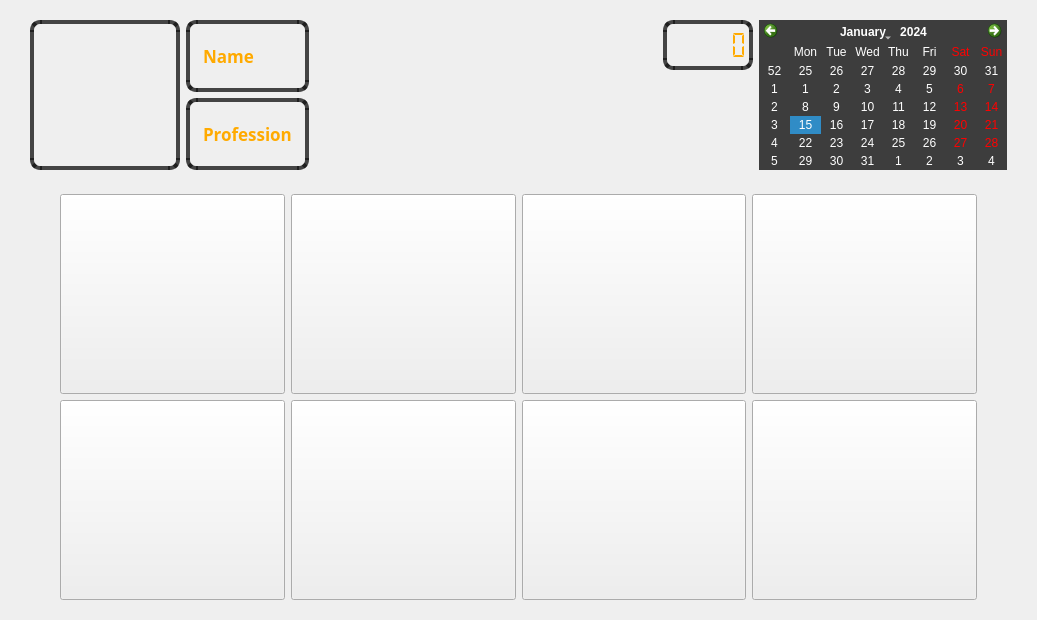
  <widget class="QWidget" name="centralwidget">
   <layout class="QVBoxLayout" name="verticalLayout_3">
    <item>
     <widget class="QWidget" name="Widget_tools" native="true">
      <property name="sizePolicy">
       <sizepolicy hsizetype="Preferred" vsizetype="Fixed">
        <horstretch>0</horstretch>
        <verstretch>0</verstretch>
       </sizepolicy>
      </property>
      <layout class="QHBoxLayout" name="horizontalLayout_2">
       <item>
        <layout class="QHBoxLayout" name="horizontalLayout">
         <item>
          <spacer name="horizontalSpacer">
           <property name="orientation">
            <enum>Qt::Horizontal</enum>
           </property>
           <property name="sizeType">
            <enum>QSizePolicy::Preferred</enum>
           </property>
           <property name="sizeHint" stdset="0">
            <size>
             <width>10</width>
             <height>120</height>
            </size>
           </property>
          </spacer>
         </item>
         <item>
          <widget class="QLabel" name="Label_photo">
           <property name="sizePolicy">
            <sizepolicy hsizetype="Fixed" vsizetype="Fixed">
             <horstretch>0</horstretch>
             <verstretch>0</verstretch>
            </sizepolicy>
           </property>
           <property name="minimumSize">
            <size>
             <width>150</width>
             <height>150</height>
            </size>
           </property>
           <property name="styleSheet">
            <string notr="true">border: 4px solid White;
border-radius : 10px;
padding :0 8px;
border-color: rgba(20, 20, 20, 200);</string>
           </property>
           <property name="text">
            <string/>
           </property>
          </widget>
         </item>
         <item>
          <layout class="QVBoxLayout" name="verticalLayout">
           <item>
            <widget class="QLabel" name="Label_Name">
             <property name="sizePolicy">
              <sizepolicy hsizetype="Preferred" vsizetype="Preferred">
               <horstretch>0</horstretch>
               <verstretch>0</verstretch>
              </sizepolicy>
             </property>
             <property name="font">
              <font>
               <family>Ubuntu Condensed</family>
               <pointsize>13</pointsize>
               <weight>75</weight>
               <italic>false</italic>
               <bold>true</bold>
              </font>
             </property>
             <property name="styleSheet">
              <string notr="true">
color: rgb(255, 170, 0);
border: 4px solid White;
border-radius : 10px;
padding :0 8px;
border-color: rgba(20, 20, 20, 200);</string>
             </property>
             <property name="text">
              <string>Name</string>
             </property>
            </widget>
           </item>
           <item>
            <widget class="QLabel" name="Label_Profession">
             <property name="sizePolicy">
              <sizepolicy hsizetype="Preferred" vsizetype="Preferred">
               <horstretch>0</horstretch>
               <verstretch>0</verstretch>
              </sizepolicy>
             </property>
             <property name="font">
              <font>
               <family>Ubuntu Condensed</family>
               <pointsize>13</pointsize>
               <weight>75</weight>
               <italic>false</italic>
               <bold>true</bold>
              </font>
             </property>
             <property name="styleSheet">
              <string notr="true">
color: rgb(255, 170, 0);
border: 4px solid White;
border-radius : 10px;
padding :0 8px;
border-color: rgba(20, 20, 20, 200);</string>
             </property>
             <property name="text">
              <string>Profession</string>
             </property>
            </widget>
           </item>
          </layout>
         </item>
         <item>
          <spacer name="horizontalSpacer_3">
           <property name="orientation">
            <enum>Qt::Horizontal</enum>
           </property>
           <property name="sizeType">
            <enum>QSizePolicy::Fixed</enum>
           </property>
           <property name="sizeHint" stdset="0">
            <size>
             <width>20</width>
             <height>20</height>
            </size>
           </property>
          </spacer>
         </item>
         <item>
          <layout class="QGridLayout" name="gridLayout">
           <property name="spacing">
            <number>10</number>
           </property>
           <item row="1" column="1">
            <widget class="QToolButton" name="tool_Account_managemnt">
             <property name="sizePolicy">
              <sizepolicy hsizetype="Preferred" vsizetype="Preferred">
               <horstretch>0</horstretch>
               <verstretch>0</verstretch>
              </sizepolicy>
             </property>
             <property name="minimumSize">
              <size>
               <width>48</width>
               <height>48</height>
              </size>
             </property>
             <property name="styleSheet">
              <string notr="true"/>
             </property>
             <property name="text">
              <string/>
             </property>
             <property name="icon">
              <iconset resource="../Ressources.qrc">
               <normaloff>:/Icones/Ressources/User.png</normaloff>:/Icones/Ressources/User.png</iconset>
             </property>
             <property name="iconSize">
              <size>
               <width>60</width>
               <height>60</height>
              </size>
             </property>
             <property name="autoRaise">
              <bool>true</bool>
             </property>
            </widget>
           </item>
           <item row="1" column="0">
            <widget class="QToolButton" name="tool_Lock">
             <property name="sizePolicy">
              <sizepolicy hsizetype="Preferred" vsizetype="Preferred">
               <horstretch>0</horstretch>
               <verstretch>0</verstretch>
              </sizepolicy>
             </property>
             <property name="minimumSize">
              <size>
               <width>48</width>
               <height>48</height>
              </size>
             </property>
             <property name="styleSheet">
              <string notr="true"/>
             </property>
             <property name="text">
              <string/>
             </property>
             <property name="icon">
              <iconset resource="../Ressources.qrc">
               <normaloff>:/Icones/Ressources/Lock.png</normaloff>:/Icones/Ressources/Lock.png</iconset>
             </property>
             <property name="iconSize">
              <size>
               <width>60</width>
               <height>60</height>
              </size>
             </property>
             <property name="autoRaise">
              <bool>true</bool>
             </property>
            </widget>
           </item>
           <item row="1" column="3">
            <widget class="QToolButton" name="tool_About">
             <property name="sizePolicy">
              <sizepolicy hsizetype="Preferred" vsizetype="Preferred">
               <horstretch>0</horstretch>
               <verstretch>0</verstretch>
              </sizepolicy>
             </property>
             <property name="minimumSize">
              <size>
               <width>48</width>
               <height>48</height>
              </size>
             </property>
             <property name="styleSheet">
              <string notr="true"/>
             </property>
             <property name="text">
              <string/>
             </property>
             <property name="icon">
              <iconset resource="../Ressources.qrc">
               <normaloff>:/Icones/Ressources/Unisoft.png</normaloff>:/Icones/Ressources/Unisoft.png</iconset>
             </property>
             <property name="iconSize">
              <size>
               <width>60</width>
               <height>60</height>
              </size>
             </property>
             <property name="autoRaise">
              <bool>true</bool>
             </property>
            </widget>
           </item>
           <item row="0" column="3">
            <widget class="QToolButton" name="tool_accoun_picture">
             <property name="sizePolicy">
              <sizepolicy hsizetype="Preferred" vsizetype="Preferred">
               <horstretch>0</horstretch>
               <verstretch>0</verstretch>
              </sizepolicy>
             </property>
             <property name="minimumSize">
              <size>
               <width>48</width>
               <height>48</height>
              </size>
             </property>
             <property name="styleSheet">
              <string notr="true"/>
             </property>
             <property name="text">
              <string/>
             </property>
             <property name="icon">
              <iconset resource="../Ressources.qrc">
               <normaloff>:/Icones/Ressources/Camera.png</normaloff>:/Icones/Ressources/Camera.png</iconset>
             </property>
             <property name="iconSize">
              <size>
               <width>60</width>
               <height>60</height>
              </size>
             </property>
             <property name="autoRaise">
              <bool>true</bool>
             </property>
            </widget>
           </item>
           <item row="1" column="2">
            <widget class="QToolButton" name="tool_mailclient">
             <property name="sizePolicy">
              <sizepolicy hsizetype="Preferred" vsizetype="Preferred">
               <horstretch>0</horstretch>
               <verstretch>0</verstretch>
              </sizepolicy>
             </property>
             <property name="minimumSize">
              <size>
               <width>48</width>
               <height>48</height>
              </size>
             </property>
             <property name="styleSheet">
              <string notr="true"/>
             </property>
             <property name="text">
              <string/>
             </property>
             <property name="icon">
              <iconset resource="../Ressources.qrc">
               <normaloff>:/Icones/Ressources/Mail3.png</normaloff>:/Icones/Ressources/Mail3.png</iconset>
             </property>
             <property name="iconSize">
              <size>
               <width>60</width>
               <height>60</height>
              </size>
             </property>
             <property name="autoRaise">
              <bool>true</bool>
             </property>
            </widget>
           </item>
           <item row="0" column="2">
            <widget class="QToolButton" name="tool_graphic_chart">
             <property name="sizePolicy">
              <sizepolicy hsizetype="Preferred" vsizetype="Preferred">
               <horstretch>0</horstretch>
               <verstretch>0</verstretch>
              </sizepolicy>
             </property>
             <property name="minimumSize">
              <size>
               <width>48</width>
               <height>48</height>
              </size>
             </property>
             <property name="styleSheet">
              <string notr="true"/>
             </property>
             <property name="text">
              <string/>
             </property>
             <property name="icon">
              <iconset resource="../Ressources.qrc">
               <normaloff>:/Icones/Ressources/Chart.png</normaloff>:/Icones/Ressources/Chart.png</iconset>
             </property>
             <property name="iconSize">
              <size>
               <width>60</width>
               <height>60</height>
              </size>
             </property>
             <property name="autoRaise">
              <bool>true</bool>
             </property>
            </widget>
           </item>
           <item row="0" column="0">
            <widget class="QToolButton" name="tool_Quit">
             <property name="sizePolicy">
              <sizepolicy hsizetype="Preferred" vsizetype="Preferred">
               <horstretch>0</horstretch>
               <verstretch>0</verstretch>
              </sizepolicy>
             </property>
             <property name="minimumSize">
              <size>
               <width>48</width>
               <height>48</height>
              </size>
             </property>
             <property name="styleSheet">
              <string notr="true"/>
             </property>
             <property name="text">
              <string/>
             </property>
             <property name="icon">
              <iconset resource="../Ressources.qrc">
               <normaloff>:/Icones/Ressources/Quit.png</normaloff>:/Icones/Ressources/Quit.png</iconset>
             </property>
             <property name="iconSize">
              <size>
               <width>60</width>
               <height>60</height>
              </size>
             </property>
             <property name="autoRaise">
              <bool>true</bool>
             </property>
            </widget>
           </item>
           <item row="0" column="1">
            <widget class="QToolButton" name="tool_calender">
             <property name="sizePolicy">
              <sizepolicy hsizetype="Preferred" vsizetype="Preferred">
               <horstretch>0</horstretch>
               <verstretch>0</verstretch>
              </sizepolicy>
             </property>
             <property name="minimumSize">
              <size>
               <width>48</width>
               <height>48</height>
              </size>
             </property>
             <property name="styleSheet">
              <string notr="true"/>
             </property>
             <property name="text">
              <string/>
             </property>
             <property name="icon">
              <iconset resource="../Ressources.qrc">
               <normaloff>:/Icones/Ressources/Calendar.png</normaloff>:/Icones/Ressources/Calendar.png</iconset>
             </property>
             <property name="iconSize">
              <size>
               <width>60</width>
               <height>60</height>
              </size>
             </property>
             <property name="autoRaise">
              <bool>true</bool>
             </property>
            </widget>
           </item>
          </layout>
         </item>
         <item>
          <spacer name="horizontalSpacer_4">
           <property name="orientation">
            <enum>Qt::Horizontal</enum>
           </property>
           <property name="sizeType">
            <enum>QSizePolicy::Fixed</enum>
           </property>
           <property name="sizeHint" stdset="0">
            <size>
             <width>20</width>
             <height>20</height>
            </size>
           </property>
          </spacer>
         </item>
         <item>
          <layout class="QVBoxLayout" name="verticalLayout_2">
           <item>
            <widget class="QLCDNumber" name="Clock">
             <property name="sizePolicy">
              <sizepolicy hsizetype="Preferred" vsizetype="Fixed">
               <horstretch>0</horstretch>
               <verstretch>0</verstretch>
              </sizepolicy>
             </property>
             <property name="minimumSize">
              <size>
               <width>90</width>
               <height>50</height>
              </size>
             </property>
             <property name="font">
              <font>
               <pointsize>4</pointsize>
              </font>
             </property>
             <property name="styleSheet">
              <string notr="true">
color: rgb(255, 170, 0);
border: 4px solid White;
border-radius : 10px;
padding :4 8px;
border-color: rgba(20, 20, 20, 200);</string>
             </property>
             <property name="frameShape">
              <enum>QFrame::NoFrame</enum>
             </property>
             <property name="frameShadow">
              <enum>QFrame::Plain</enum>
             </property>
             <property name="lineWidth">
              <number>0</number>
             </property>
             <property name="smallDecimalPoint">
              <bool>true</bool>
             </property>
             <property name="digitCount">
              <number>5</number>
             </property>
             <property name="mode">
              <enum>QLCDNumber::Dec</enum>
             </property>
             <property name="segmentStyle">
              <enum>QLCDNumber::Flat</enum>
             </property>
             <property name="intValue" stdset="0">
              <number>0</number>
             </property>
            </widget>
           </item>
           <item>
            <widget class="QPushButton" name="Button_logout">
             <property name="sizePolicy">
              <sizepolicy hsizetype="Preferred" vsizetype="Preferred">
               <horstretch>0</horstretch>
               <verstretch>0</verstretch>
              </sizepolicy>
             </property>
             <property name="font">
              <font>
               <family>Ubuntu Condensed</family>
               <pointsize>12</pointsize>
               <weight>50</weight>
               <italic>false</italic>
               <bold>false</bold>
              </font>
             </property>
             <property name="styleSheet">
              <string notr="true">color: rgb(255, 170, 0);
font: 12pt &quot;Ubuntu Condensed&quot;;</string>
             </property>
             <property name="text">
              <string/>
             </property>
             <property name="icon">
              <iconset resource="../Ressources.qrc">
               <normaloff>:/Icones/Ressources/logout.png</normaloff>:/Icones/Ressources/logout.png</iconset>
             </property>
             <property name="iconSize">
              <size>
               <width>48</width>
               <height>48</height>
              </size>
             </property>
             <property name="autoDefault">
              <bool>false</bool>
             </property>
             <property name="default">
              <bool>false</bool>
             </property>
             <property name="flat">
              <bool>true</bool>
             </property>
            </widget>
           </item>
          </layout>
         </item>
         <item>
          <widget class="QCalendarWidget" name="calender">
           <property name="styleSheet">
            <string notr="true">background-color: rgb(61, 61, 61);
color: rgb(255, 255, 255);
alternate-background-color: rgb(61, 61, 61);</string>
           </property>
          </widget>
         </item>
         <item>
          <spacer name="horizontalSpacer_2">
           <property name="orientation">
            <enum>Qt::Horizontal</enum>
           </property>
           <property name="sizeType">
            <enum>QSizePolicy::Preferred</enum>
           </property>
           <property name="sizeHint" stdset="0">
            <size>
             <width>10</width>
             <height>20</height>
            </size>
           </property>
          </spacer>
         </item>
        </layout>
       </item>
      </layout>
      <zorder></zorder>
     </widget>
    </item>
    <item>
     <widget class="QWidget" name="Widget_Apps" native="true">
      <property name="sizePolicy">
       <sizepolicy hsizetype="Expanding" vsizetype="Expanding">
        <horstretch>0</horstretch>
        <verstretch>0</verstretch>
       </sizepolicy>
      </property>
      <layout class="QHBoxLayout" name="horizontalLayout_5">
       <item>
        <spacer name="horizontalSpacer_5">
         <property name="orientation">
          <enum>Qt::Horizontal</enum>
         </property>
         <property name="sizeType">
          <enum>QSizePolicy::Preferred</enum>
         </property>
         <property name="sizeHint" stdset="0">
          <size>
           <width>40</width>
           <height>20</height>
          </size>
         </property>
        </spacer>
       </item>
       <item>
        <layout class="QVBoxLayout" name="verticalLayout_4">
         <item>
          <layout class="QHBoxLayout" name="horizontalLayout_3">
           <item>
            <widget class="QPushButton" name="Button_Student_management">
             <property name="sizePolicy">
              <sizepolicy hsizetype="Expanding" vsizetype="Expanding">
               <horstretch>0</horstretch>
               <verstretch>0</verstretch>
              </sizepolicy>
             </property>
             <property name="minimumSize">
              <size>
               <width>200</width>
               <height>200</height>
              </size>
             </property>
             <property name="cursor">
              <cursorShape>PointingHandCursor</cursorShape>
             </property>
             <property name="mouseTracking">
              <bool>false</bool>
             </property>
             <property name="whatsThis">
              <string>Student management</string>
             </property>
             <property name="styleSheet">
              <string notr="true"/>
             </property>
             <property name="text">
              <string/>
             </property>
             <property name="icon">
              <iconset resource="../Ressources.qrc">
               <normaloff>:/Icones/Ressources/graduated-icon.png</normaloff>:/Icones/Ressources/graduated-icon.png</iconset>
             </property>
             <property name="iconSize">
              <size>
               <width>128</width>
               <height>128</height>
              </size>
             </property>
             <property name="checkable">
              <bool>false</bool>
             </property>
             <property name="flat">
              <bool>false</bool>
             </property>
            </widget>
           </item>
           <item>
            <widget class="QPushButton" name="Button_Employees_management">
             <property name="sizePolicy">
              <sizepolicy hsizetype="Expanding" vsizetype="Expanding">
               <horstretch>0</horstretch>
               <verstretch>0</verstretch>
              </sizepolicy>
             </property>
             <property name="minimumSize">
              <size>
               <width>200</width>
               <height>200</height>
              </size>
             </property>
             <property name="whatsThis">
              <string>Employees management</string>
             </property>
             <property name="styleSheet">
              <string notr="true"/>
             </property>
             <property name="text">
              <string/>
             </property>
             <property name="icon">
              <iconset resource="../Ressources.qrc">
               <normaloff>:/Icones/Ressources/Teachers-icon.png</normaloff>:/Icones/Ressources/Teachers-icon.png</iconset>
             </property>
             <property name="iconSize">
              <size>
               <width>128</width>
               <height>128</height>
              </size>
             </property>
             <property name="flat">
              <bool>false</bool>
             </property>
            </widget>
           </item>
           <item>
            <widget class="QPushButton" name="Button_Financial">
             <property name="sizePolicy">
              <sizepolicy hsizetype="Expanding" vsizetype="Expanding">
               <horstretch>0</horstretch>
               <verstretch>0</verstretch>
              </sizepolicy>
             </property>
             <property name="minimumSize">
              <size>
               <width>200</width>
               <height>200</height>
              </size>
             </property>
             <property name="whatsThis">
              <string>Financial management</string>
             </property>
             <property name="styleSheet">
              <string notr="true"/>
             </property>
             <property name="text">
              <string/>
             </property>
             <property name="icon">
              <iconset resource="../Ressources.qrc">
               <normaloff>:/Icones/Ressources/Money-icon.png</normaloff>:/Icones/Ressources/Money-icon.png</iconset>
             </property>
             <property name="iconSize">
              <size>
               <width>128</width>
               <height>128</height>
              </size>
             </property>
             <property name="flat">
              <bool>false</bool>
             </property>
            </widget>
           </item>
           <item>
            <widget class="QPushButton" name="Button_stats">
             <property name="sizePolicy">
              <sizepolicy hsizetype="Expanding" vsizetype="Expanding">
               <horstretch>0</horstretch>
               <verstretch>0</verstretch>
              </sizepolicy>
             </property>
             <property name="minimumSize">
              <size>
               <width>200</width>
               <height>200</height>
              </size>
             </property>
             <property name="font">
              <font>
               <pointsize>-1</pointsize>
              </font>
             </property>
             <property name="whatsThis">
              <string>Statistics</string>
             </property>
             <property name="autoFillBackground">
              <bool>false</bool>
             </property>
             <property name="styleSheet">
              <string notr="true"/>
             </property>
             <property name="text">
              <string/>
             </property>
             <property name="icon">
              <iconset resource="../Ressources.qrc">
               <normaloff>:/Icones/Ressources/Network-Statistics-icon.png</normaloff>:/Icones/Ressources/Network-Statistics-icon.png</iconset>
             </property>
             <property name="iconSize">
              <size>
               <width>128</width>
               <height>128</height>
              </size>
             </property>
             <property name="autoDefault">
              <bool>false</bool>
             </property>
             <property name="default">
              <bool>false</bool>
             </property>
             <property name="flat">
              <bool>false</bool>
             </property>
            </widget>
           </item>
          </layout>
         </item>
         <item>
          <layout class="QHBoxLayout" name="horizontalLayout_4">
           <item>
            <widget class="QPushButton" name="Button_maintanence">
             <property name="sizePolicy">
              <sizepolicy hsizetype="Expanding" vsizetype="Expanding">
               <horstretch>0</horstretch>
               <verstretch>0</verstretch>
              </sizepolicy>
             </property>
             <property name="minimumSize">
              <size>
               <width>200</width>
               <height>200</height>
              </size>
             </property>
             <property name="whatsThis">
              <string>Maintenance</string>
             </property>
             <property name="styleSheet">
              <string notr="true"/>
             </property>
             <property name="text">
              <string/>
             </property>
             <property name="icon">
              <iconset resource="../Ressources.qrc">
               <normaloff>:/Icones/Ressources/settings-icon.png</normaloff>:/Icones/Ressources/settings-icon.png</iconset>
             </property>
             <property name="iconSize">
              <size>
               <width>128</width>
               <height>128</height>
              </size>
             </property>
             <property name="flat">
              <bool>false</bool>
             </property>
            </widget>
           </item>
           <item>
            <widget class="QPushButton" name="Button_teacher_management">
             <property name="sizePolicy">
              <sizepolicy hsizetype="Expanding" vsizetype="Expanding">
               <horstretch>0</horstretch>
               <verstretch>0</verstretch>
              </sizepolicy>
             </property>
             <property name="minimumSize">
              <size>
               <width>200</width>
               <height>200</height>
              </size>
             </property>
             <property name="whatsThis">
              <string>Teacher managemnt</string>
             </property>
             <property name="styleSheet">
              <string notr="true"/>
             </property>
             <property name="text">
              <string/>
             </property>
             <property name="icon">
              <iconset resource="../Ressources.qrc">
               <normaloff>:/Icones/Ressources/128_Teacher-1.png</normaloff>:/Icones/Ressources/128_Teacher-1.png</iconset>
             </property>
             <property name="iconSize">
              <size>
               <width>128</width>
               <height>128</height>
              </size>
             </property>
             <property name="autoDefault">
              <bool>false</bool>
             </property>
             <property name="default">
              <bool>false</bool>
             </property>
             <property name="flat">
              <bool>false</bool>
             </property>
            </widget>
           </item>
           <item>
            <widget class="QPushButton" name="Button_Timetable">
             <property name="sizePolicy">
              <sizepolicy hsizetype="Expanding" vsizetype="Expanding">
               <horstretch>0</horstretch>
               <verstretch>0</verstretch>
              </sizepolicy>
             </property>
             <property name="minimumSize">
              <size>
               <width>200</width>
               <height>200</height>
              </size>
             </property>
             <property name="autoFillBackground">
              <bool>false</bool>
             </property>
             <property name="text">
              <string/>
             </property>
             <property name="icon">
              <iconset resource="../Ressources.qrc">
               <normaloff>:/Icones/Ressources/Timetable-icon-512x512.png</normaloff>:/Icones/Ressources/Timetable-icon-512x512.png</iconset>
             </property>
             <property name="iconSize">
              <size>
               <width>128</width>
               <height>128</height>
              </size>
             </property>
             <property name="flat">
              <bool>false</bool>
             </property>
            </widget>
           </item>
           <item>
            <widget class="QPushButton" name="Button_grades">
             <property name="sizePolicy">
              <sizepolicy hsizetype="Expanding" vsizetype="Expanding">
               <horstretch>0</horstretch>
               <verstretch>0</verstretch>
              </sizepolicy>
             </property>
             <property name="minimumSize">
              <size>
               <width>200</width>
               <height>200</height>
              </size>
             </property>
             <property name="text">
              <string/>
             </property>
             <property name="icon">
              <iconset resource="../Ressources.qrc">
               <normaloff>:/Icones/Ressources/Test-paper-512.png</normaloff>:/Icones/Ressources/Test-paper-512.png</iconset>
             </property>
             <property name="iconSize">
              <size>
               <width>128</width>
               <height>128</height>
              </size>
             </property>
             <property name="flat">
              <bool>false</bool>
             </property>
            </widget>
           </item>
          </layout>
         </item>
        </layout>
       </item>
       <item>
        <spacer name="horizontalSpacer_6">
         <property name="orientation">
          <enum>Qt::Horizontal</enum>
         </property>
         <property name="sizeType">
          <enum>QSizePolicy::Preferred</enum>
         </property>
         <property name="sizeHint" stdset="0">
          <size>
           <width>40</width>
           <height>20</height>
          </size>
         </property>
        </spacer>
       </item>
      </layout>
     </widget>
    </item>
   </layout>
  </widget>
